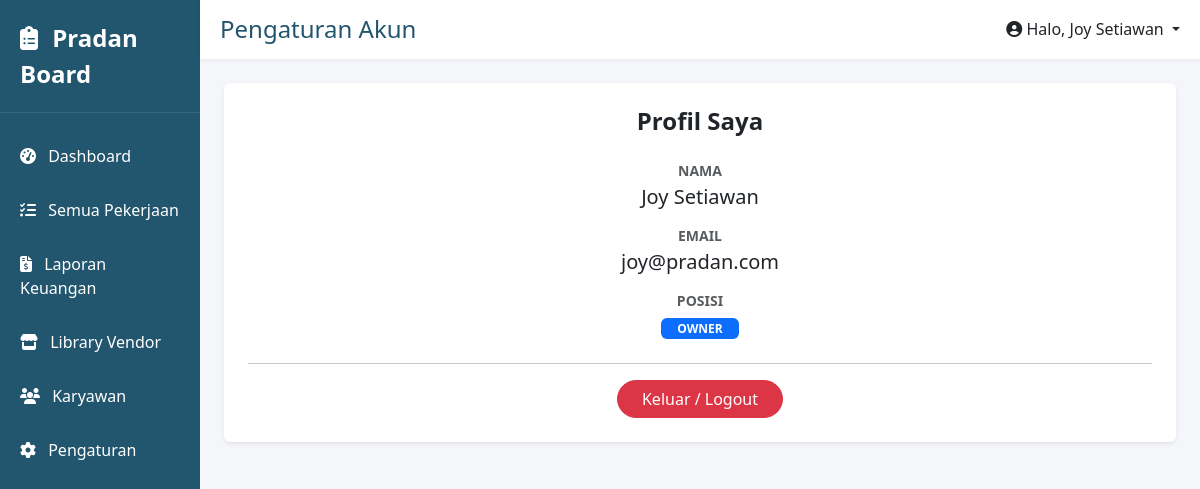
/pengaturan (signed in), run on the app's committed database.
### models.py (models this page shows)
class User(db.Model):
    id = db.Column(db.Integer, primary_key=True)
    name = db.Column(db.String(100), nullable=False)
    email = db.Column(db.String(120), unique=True, nullable=False)
    password = db.Column(db.String(200), nullable=False)
    role = db.Column(db.String(20), nullable=False)
    is_approved = db.Column(db.Boolean, default=False)

### app.py (the view)
@app.route('/pengaturan')
def pengaturan():
    user = get_current_user()
    if not user: return redirect(url_for('login'))
    return render_template('pengaturan.html')

### app.py (called while the page is built)
def get_current_user():
    user_id = session.get('user_id')
    if user_id: return db.session.get(User, user_id)
    return None

@app.context_processor
def inject_user():
    return dict(user=get_current_user(), User=User)

### templates/pengaturan.html
{% extends "base.html" %}
{% block page_title %}Pengaturan Akun{% endblock %}
{% block content %}
<div class="card border-0 shadow-sm">
    <div class="card-body p-4 text-center">
        <h4 class="fw-bold mb-4">Profil Saya</h4>
        <div class="mb-3">
            <p class="mb-1 text-muted small fw-bold">NAMA</p>
            <h5>{{ user.name }}</h5>
        </div>
        <div class="mb-3">
            <p class="mb-1 text-muted small fw-bold">EMAIL</p>
            <h5>{{ user.email }}</h5>
        </div>
        <div class="mb-4">
            <p class="mb-1 text-muted small fw-bold">POSISI</p>
            <span class="badge bg-primary px-3">{{ user.role.upper() }}</span>
        </div>
        <hr>
        <a href="{{ url_for('logout') }}" class="btn btn-danger rounded-pill px-4">Keluar / Logout</a>
    </div>
</div>
{% endblock %}

### templates/base.html (shortened to what this page needs)
<!DOCTYPE html>
<html lang="id">
<head>
    <link href="https://cdn.jsdelivr.net/npm/bootstrap@5.3.0/dist/css/bootstrap.min.css" rel="stylesheet">
    <link rel="stylesheet" href="https://cdnjs.cloudflare.com/ajax/libs/font-awesome/6.4.0/css/all.min.css">
</head>
<body>
<div class="container-fluid">
    <div class="row">
        <div class="col-md-2 p-0 sidebar d-none d-md-block">
            <div class="brand"><i class="fas fa-clipboard-list me-2"></i> Pradan Board</div>
            <div class="mt-3">
                <a href="{{ url_for('home') }}"><i class="fas fa-tachometer-alt me-2"></i> Dashboard</a>
                <a href="{{ url_for('semuapekerjaan') }}"><i class="fas fa-tasks me-2"></i> Semua Pekerjaan</a>
                {% if user and user.role in ['accounting', 'owner'] %}
                <a href="{{ url_for('accounting_sheet') }}"><i class="fas fa-file-invoice-dollar me-2"></i> Laporan Keuangan</a>
                {% endif %}
                <a href="{{ url_for('vendor') }}"><i class="fas fa-store me-2"></i> Library Vendor</a>
                <a href="{{ url_for('karyawan') }}"><i class="fas fa-users me-2"></i> Karyawan</a>
                <a href="{{ url_for('pengaturan') }}"><i class="fas fa-cog me-2"></i> Pengaturan</a>
            </div>
        </div>
        <div class="col-md-10 p-0">
            <div class="topbar d-flex justify-content-between align-items-center">
                <h4 class="m-0" style="color: var(--pradan-blue);">{% block page_title %}{% endblock %}</h4>
                <div class="dropdown">
                    <a class="text-dark text-decoration-none dropdown-toggle" href="#" role="button" data-bs-toggle="dropdown">
                        <i class="fas fa-user-circle"></i> Halo, {% if user %}{{ user.name }}{% endif %}
                    </a>
                </div>
            </div>
            <div class="p-4">
                {% block content %}{% endblock %}
            </div>
        </div>
    </div>
</div>
</body>
</html>

### templates/base.html (style rules this page uses)
:root { --pradan-blue: #22556e; --pradan-light: #f4f6f9; }
body { background-color: var(--pradan-light); font-family: 'Segoe UI', Tahoma, Geneva, Verdana, sans-serif; }
.sidebar { background-color: var(--pradan-blue); color: white; min-height: 100vh; }
.sidebar .brand { font-size: 1.5rem; font-weight: bold; padding: 20px; border-bottom: 1px solid rgba(255,255,255,0.1); }
.sidebar a { color: white; text-decoration: none; display: block; padding: 15px 20px; transition: 0.3s; }
.topbar { background-color: white; box-shadow: 0 2px 4px rgba(0,0,0,0.05); padding: 15px 20px; }

### data on the page
User: name "Joy Setiawan", email "joy@pradan.com", role "OWNER"
